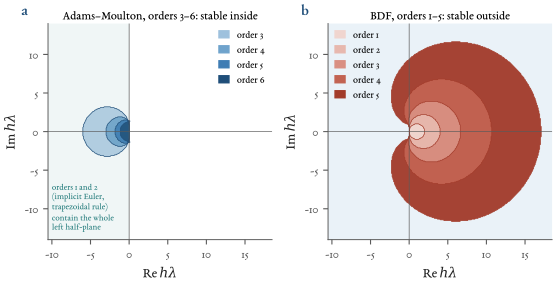

The Python source for this figure:
"""Figure ch02_stability: regions of absolute stability of the two multistep families of CVODE, computed (not drawn) from the
characteristic polynomials of the fixed-step formulas by a root test on a grid of z = h*lambda.
  Adams-Moulton, k steps, order k+1:   y_{n+1} - y_n = h sum_{j=0}^k beta_j f_{n+1-j}
  BDF of order k:                      sum_{j=1}^k (1/j) nabla^j y_{n+1} = h f_{n+1}
Every coefficient set is first checked against its order conditions (exact on polynomials up to the order).
CVODE itself changes step and order at run time, so these regions are a guide to the two families, not a law for a run.
Writes the real-axis and imaginary-axis facts used in the text to figures/ch02_numbers.json (key F_stability)."""
import sys, json
from pathlib import Path
from fractions import Fraction as Fr
sys.path.insert(0, str(Path(__file__).resolve().parents[1]))
from figstyle import *
plt.rcParams["axes.unicode_minus"] = False
from matplotlib.patches import Patch

AM = {1: [Fr(1)], 2: [Fr(1, 2), Fr(1, 2)], 3: [Fr(5, 12), Fr(8, 12), Fr(-1, 12)], 4: [Fr(9, 24), Fr(19, 24), Fr(-5, 24), Fr(1, 24)],
      5: [Fr(251, 720), Fr(646, 720), Fr(-264, 720), Fr(106, 720), Fr(-19, 720)],
      6: [Fr(475, 1440), Fr(1427, 1440), Fr(-798, 1440), Fr(482, 1440), Fr(-173, 1440), Fr(27, 1440)]}   # key = order p, k = p - 1 steps

def check_am(p):
    """y = t^m, h = 1, t_{n+1-j} = -j:  y(0) - y(-1) = sum_j beta_j m (-j)^{m-1}  for m = 1..p (exact rational arithmetic)"""
    b = AM[p]
    for m in range(1, p + 1):
        lhs = Fr(0) ** m - Fr(-1) ** m
        rhs = sum(bj * m * Fr(-j) ** (m - 1) for j, bj in enumerate(b))
        assert lhs == rhs, (p, m, lhs, rhs)
    return True

def check_bdf(k):
    """sum_{j=1}^k (1/j) nabla^j y_{n+1} = h y'_{n+1} exactly for y = t^m, m <= k, h = 1, t_{n+1} = 0"""
    from math import comb
    for m in range(1, k + 1):
        y = lambda s: Fr(s) ** m                       # y(t_{n+1-i}) = (-i)^m
        total = Fr(0)
        for j in range(1, k + 1):
            nab = sum((-1) ** i * comb(j, i) * y(-i) for i in range(j + 1))
            total += Fr(1, j) * nab
        yprime = Fr(m) * Fr(0) ** (m - 1) if m > 1 else Fr(1)
        assert total == yprime, (k, m, total, yprime)
    return True

for p in AM: check_am(p)
for k in range(1, 6): check_bdf(k)

def poly_am(p):
    """z-dependent polynomial  zeta^{k+1} - zeta^k - z sum_j beta_j zeta^{k+1-j}  (k = p-1), coefficients as functions of z (descending powers)"""
    k = p - 1; b = [float(x) for x in AM[p]]
    def coeffs(z):
        c = np.zeros((len(z), k + 2), dtype=complex)
        c[:, 0] = 1.0; c[:, 1] += -1.0
        for j, bj in enumerate(b): c[:, j] += -z * bj          # power zeta^{k+1-j} sits at index j
        return c
    return coeffs

def poly_bdf(k):
    """rho(zeta) - z zeta^k,  rho(zeta) = sum_{j=1}^k (1/j) zeta^{k-j} (zeta-1)^j"""
    rho = np.zeros(k + 1)
    for j in range(1, k + 1):
        term = np.poly1d([1.0, -1.0]) ** j * np.poly1d([1.0] + [0.0] * (k - j)); cc = term.coeffs
        rho[k + 1 - len(cc):] += cc / j
    def coeffs(z):
        c = np.zeros((len(z), k + 1), dtype=complex); c[:] = rho; c[:, 0] += -z               # -z zeta^k
        return c
    return coeffs

def stable(coeffs, Z):
    z = Z.ravel(); c = coeffs(z); deg = c.shape[1] - 1
    comp = np.zeros((len(z), deg, deg), dtype=complex)
    comp[:, 0, :] = -c[:, 1:] / c[:, [0]]
    for i in range(1, deg): comp[:, i, i - 1] = 1.0
    ev = np.linalg.eigvals(comp)
    return (np.max(np.abs(ev), axis=1) <= 1 + 1e-9).reshape(Z.shape)

def real_axis_interval(coeffs, lo=-40.0, hi=0.0, n=2001):
    x = np.linspace(lo, hi, n); ok = stable(coeffs, x.astype(complex)[None, :])[0]
    if ok[-1]:
        # leftmost x such that [x, 0] is all stable; the grid only brackets it (step (hi-lo)/(n-1) = 0.02, which printed
        # -1.82 for Adams-Moulton order 5 instead of -1.8367), so refine by bisection between the last unstable and the
        # first stable grid point (editor's fix, 2026-10-10)
        bad = np.where(~ok)[0]
        if len(bad) == 0:
            return None
        a, b = float(x[bad.max()]), float(x[bad.max() + 1])        # a unstable, b stable
        for _ in range(60):
            m = 0.5 * (a + b)
            if stable(coeffs, np.array([[m + 0j]]))[0, 0]:
                b = m
            else:
                a = m
        return b
    return 0.0

def imag_axis_largest(coeffs, hi=8.0, n=1001):
    y = np.linspace(0, hi, n); ok = stable(coeffs, (1j * y).astype(complex)[None, :])[0]
    bad = np.where(~ok)[0]
    return float(y[-1]) if len(bad) == 0 else float(y[bad.min() - 1]) if bad.min() > 0 else 0.0

# ------------------------------------------------------------ data
xs = np.linspace(-10.5, 18.5, 300); ys = np.linspace(-14.0, 14.0, 280); XX, YY = np.meshgrid(xs, ys); Z = XX + 1j * YY
am_orders = [3, 4, 5, 6]; bdf_orders = [1, 2, 3, 4, 5]
am_mask = {p: stable(poly_am(p), Z) for p in am_orders}
bdf_mask = {k: stable(poly_bdf(k), Z) for k in bdf_orders}
facts = {"am_real_axis_left_end": {p: real_axis_interval(poly_am(p)) for p in [1, 2, 3, 4, 5, 6]},
         "am_largest_stable_imag_from_origin": {p: imag_axis_largest(poly_am(p)) for p in [2, 3, 4, 5, 6]},
         "bdf_real_axis_left_end": {k: real_axis_interval(poly_bdf(k)) for k in bdf_orders},
         "bdf_unstable_right_extent": {k: float(xs[np.where((~bdf_mask[k]).any(axis=0))[0].max()]) for k in bdf_orders},
         "bdf_imag_axis_origin_neighbourhood_stable": {k: bool(stable(poly_bdf(k), np.array([[0.05j, 0.5j, 1.0j]]))[0].all()) for k in bdf_orders},
         "grid": {"x": [float(xs[0]), float(xs[-1]), len(xs)], "y": [float(ys[0]), float(ys[-1]), len(ys)]},
         "order_conditions_checked": "AM orders 1..6 (exactness on t^m, m <= order); BDF orders 1..5"}
# BDF angle of the wedge: the unstable lobe of BDF-k touches the imaginary axis; A(alpha) angles from the left half plane known values are NOT used -- measured below
def wedge_angle(k):
    """A(alpha)-stability angle: largest alpha such that the whole ray at angle alpha from the negative real axis (out to |z| = 40)
    is stable; bisection on the angle (stable rays form an interval [0, alpha])"""
    r = np.linspace(0.01, 40, 300)
    ray_ok = lambda t: bool(stable(poly_bdf(k), ((-np.cos(t) + 1j * np.sin(t)) * r)[None, :]).all())
    if ray_ok(np.pi / 2 - 1e-6): return 90.0
    lo, hi = 0.0, np.pi / 2
    for _ in range(22):
        mid = 0.5 * (lo + hi)
        if ray_ok(mid): lo = mid
        else: hi = mid
    return float(np.degrees(lo))
facts["bdf_A_alpha_angle_deg_measured"] = {k: wedge_angle(k) for k in bdf_orders}
print(json.dumps(facts, indent=1, default=str))

# ------------------------------------------------------------ figure
fig = plt.figure(figsize=(TEXTW, 2.95))
ax = fig.add_axes([0.075, 0.14, 0.40, 0.76]); bx = fig.add_axes([0.575, 0.14, 0.40, 0.76])
colA = {3: "#9EC1DD", 4: "#6FA3CC", 5: "#3F7DB4", 6: BLUE}
for p in am_orders:                                      # bigger orders on top, smaller region
    ax.contourf(XX, YY, am_mask[p].astype(float), levels=[0.5, 1.5], colors=[colA[p]], alpha=0.85 if p > 3 else 0.7)
    ax.contour(XX, YY, am_mask[p].astype(float), levels=[0.5], colors=[BLUE], linewidths=0.5)
ax.axhline(0, color=GREY, lw=0.5); ax.axvline(0, color=GREY, lw=0.5)
# Adams-Moulton order 2 (trapezoidal rule) = the whole left half plane
ax.axvspan(-10.5, 0, color=TEAL, alpha=0.07, lw=0)
ax.text(-10.0, -6.5, "orders 1 and 2\n(implicit Euler,\ntrapezoidal rule)\ncontain the whole\nleft half-plane", fontsize=6.4, color=TEAL, va="top", linespacing=1.15)
ax.set_xlim(-10.5, 18.5); ax.set_ylim(-14.0, 14.0); ax.set_aspect("equal")
ax.set_xlabel(r"Re$\,h\lambda$"); ax.set_ylabel(r"Im$\,h\lambda$"); panel(ax, "a")
ax.set_title("Adams–Moulton, orders 3–6: stable inside", fontsize=8.8, pad=3)
ax.legend(handles=[Patch(color=colA[p], label=f"order {p}") for p in am_orders], loc="upper right", fontsize=7.2, ncol=1, handlelength=1.0, borderpad=0.2)
colB = {1: "#F0D5CF", 2: "#E7B8AE", 3: "#D98F82", 4: "#C26352", 5: RED}
bx.set_facecolor("#EAF2F8")
for k in bdf_orders[::-1]:
    bx.contourf(XX, YY, (~bdf_mask[k]).astype(float), levels=[0.5, 1.5], colors=[colB[k]], alpha=0.95)
    bx.contour(XX, YY, bdf_mask[k].astype(float), levels=[0.5], colors=[RED], linewidths=0.5)
bx.axhline(0, color=GREY, lw=0.5); bx.axvline(0, color=GREY, lw=0.5)
bx.set_xlim(-10.5, 18.5); bx.set_ylim(-14.0, 14.0); bx.set_aspect("equal")
bx.set_xlabel(r"Re$\,h\lambda$"); bx.set_ylabel(r"Im$\,h\lambda$"); panel(bx, "b")
bx.set_title("BDF, orders 1–5: stable outside", fontsize=8.8, pad=3)
bx.legend(handles=[Patch(color=colB[k], label=f"order {k}") for k in bdf_orders], loc="upper left", fontsize=7.2, ncol=1, handlelength=1.0, borderpad=0.2)
save(fig, "ch02_stability")
d = json.loads((Path(__file__).with_name("ch02_numbers.json")).read_text()) if Path(__file__).with_name("ch02_numbers.json").exists() else {}
d["F_stability"] = facts; Path(__file__).with_name("ch02_numbers.json").write_text(json.dumps(d, indent=1, default=str))
